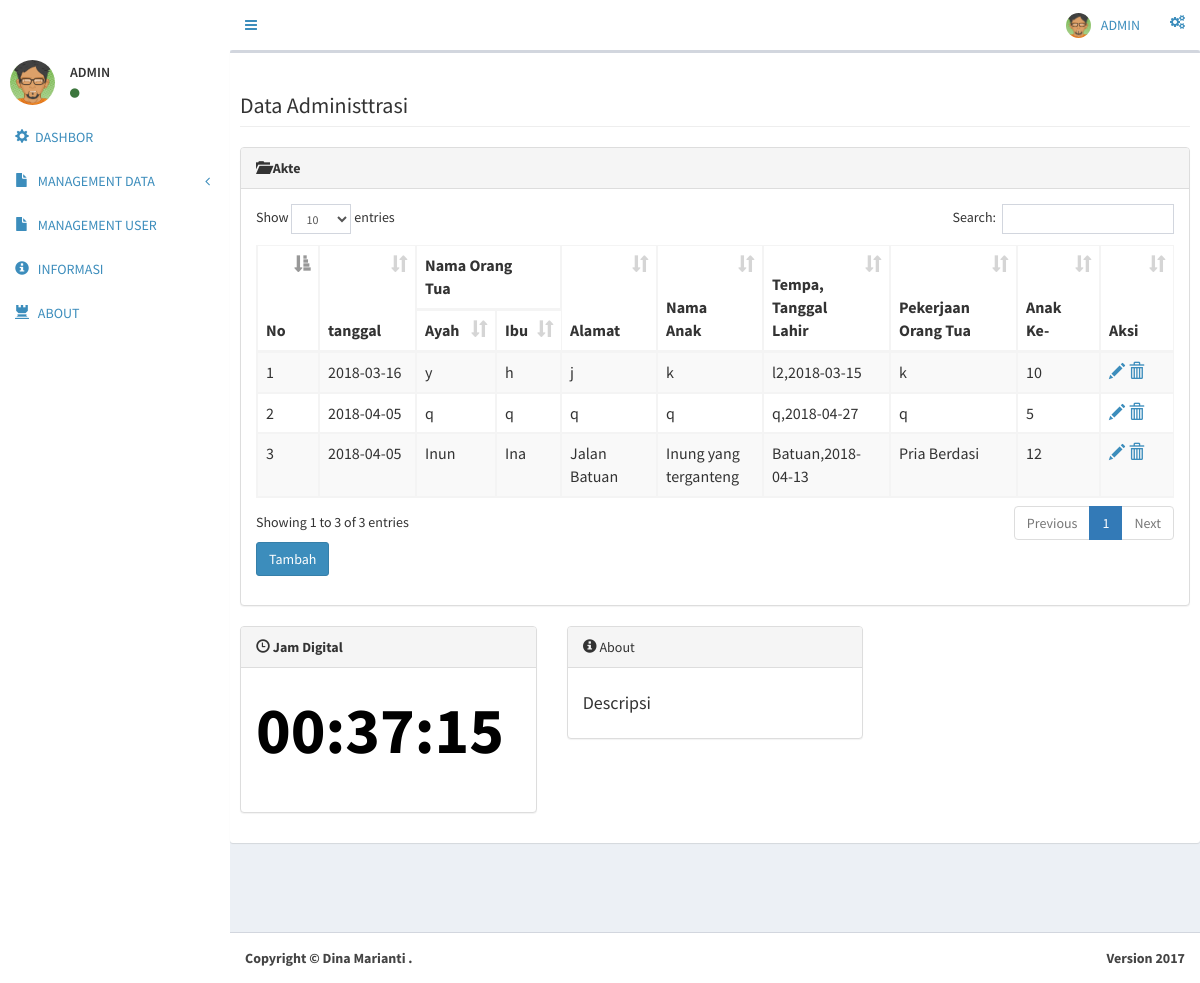
Screenshot of /index.php/admin/C_admin/tabel_akte with the database file from the repository.
### tables this page shows
CREATE TABLE `admin_akte` (
  `no` int(11) NOT NULL,
  `nik` varchar(40) NOT NULL,
  `tgl` date NOT NULL,
  `nama_ayah` varchar(30) NOT NULL,
  `nama_ibu` varchar(30) NOT NULL,
  `alamat` longtext NOT NULL,
  `nama_anak` varchar(30) NOT NULL,
  `tempat_lahir` varchar(40) NOT NULL,
  `tgl_lahir` date NOT NULL,
  `pekerjaan_ortu` varchar(30) NOT NULL,
  `anak_ke` int(11) NOT NULL
);

### application/controllers/admin/C_admin.php (called while the page is built, shortened)
<?php
class C_admin extends CI_Controller
{
	function __construct()
	{
		$this->load->model('admin/M_admin');
	}
    function tabel_akte() {
        $this->load->model('M_admin');
        $temp = $this->M_admin->data_akte();
        $this->load->view('admin/data_administrasi/akte/tabel_akte', ['temp' => $temp]);
    }
}
 ?>

### index.php (called while the page is built, shortened)
<?php
require_once BASEPATH.'core/CodeIgniter.php';

### application/models/admin/M_admin.php (called while the page is built, shortened)
<?php
class M_admin extends CI_Model
{
    public function data_akte() {
        $log = $this->db->get('admin_akte');
        return $log->result();
    }
}
 ?>

### application/views/admin/data_administrasi/akte/tabel_akte.php (the view, shortened to what this page needs)
<html>
<head>
</head>
<body class="hold-transition skin-blue sidebar-mini">
<div class="wrapper">
  <div class="content-wrapper">
          <div class="box">
            <div class="box-header">
            </div>
              <div class="box-body">
                <div class="row">
                    <div class="col-lg-12">
                        <h1 class="page-header">Data Administtrasi</h1>
                    </div>
                </div>
                <div class="row">
                    <div class="col-lg-12">
                        <div class="panel panel-default">
                            <div class="panel-heading">
                                <i class="glyphicon glyphicon-folder-open"></i> <strong>Akte</strong>
                            </div>
                          <div class="panel-body table-responsive">
                              <table id="example" class="table table-striped table-bordered">
                                    <thead>
                                        <tr>
                                            <th rowspan="2">No</th>
                                            <th rowspan="2">tanggal</th>
                                            <th colspan="2">Nama Orang Tua</th>
                                            <th rowspan="2">Alamat</th>
                                            <th rowspan="2">Nama Anak</th>
                                            <th rowspan="2">Tempa, Tanggal Lahir</th>
                                            <th rowspan="2">Pekerjaan Orang Tua</th>
                                            <th rowspan="2">Anak Ke-</th>
                                            <th rowspan="2">Aksi</th>
                                        </tr>
                                        <tr>
                                            <th scope="col">Ayah</th>
                                            <th scope="col">Ibu</th>
                                        </tr>
                                    </thead>
                                    <tbody>
                                        <?php
                                        if (count($temp) < 1) {
                                            ?>
                                            <tr><td colspan="9" align="center">Data Tidak ditemukan</td></tr>
                                            <?php
                                        } else {
                                            $no=0;
                                            foreach ($temp as $tem) {
                                                $no = $no+1;
                                                ?>
                                                <tr>
                                                    <td scope="col"><?php echo $no; ?></td>
                                                    <td scope="col"><?php echo $tem->tgl; ?></td>
                                                    <td scope="col"><?php echo $tem->nama_ayah; ?></td>
                                                    <td scope="col"><?php echo $tem->nama_ibu; ?></td>
                                                    <td scope="col"><?php echo $tem->alamat; ?></td>
                                                    <td scope="col"><?php echo $tem->nama_anak; ?></td>
                                                    <td scope="col"><?php echo $tem->tempat_lahir.','.$tem->tgl_lahir; ?></td>
                                                    <td scope="col"><?php echo $tem->pekerjaan_ortu; ?></td>
                                                    <td scope="col"><?php echo $tem->anak_ke; ?></td>
                                            <td scope="col"><a href="<?php echo base_url().'index.php/admin/C_admin/akte_edit/'.$tem->no;?>"><i class="glyphicon glyphicon-pencil"></i></a>
                                        <a href="<?php echo base_url().'index.php/admin/C_admin/akte_hapus/'.$tem->no;?>"onclick="return confirm('Anda yakin akan menghapus data ini... ?')"><i class="glyphicon glyphicon-trash"></i></a>
                                           </td>
                                            </tr>
                                            <?php
                                        }
                                    }
                                    ?>
                                    </tbody>
                                </table>
                                <?php echo form_open (base_url().'index.php/admin/C_admin/akte', ['class'=>'']); ?>
                                <tr><td colspan="9"><button name="kskadd" class="btn btn-primary" value="tambah">Tambah</button></td></tr>
                                </form>
                        </div>
                        </div>
                    <div class="row">
                        <div class="col-lg-4">
                          <div class="panel panel-default">
                              <div class="panel-heading">
                                  <i class="glyphicon glyphicon-time"></i> <strong>Jam Digital</strong>
                              </div>
                              <div class="panel-body">
                                  <div class="list-group">
                                  </div>
                              </div>
                          </div>
                        </div>
                        <div class="col-lg-4">
                          <div class="panel panel-default">
                            <div class="panel-heading">
                                <i class="glyphicon glyphicon-info-sign"></i> About
                            </div>
                            <div class="panel-body">
                                <div class="timeline-heading">
                                    <h4 class="timeline-title">Descripsi</h4>
                                </div>
                            </div>
                        </div>
                        </div>
                    </div>
            </div>
          </div>
        </div>
      </div>
  </div>
  <footer class="main-footer">
    <div class="pull-right hidden-xs">
      <b>Version 2017</b>
    </div>
    <strong>Copyright &copy; Dina Marianti <a href=""></a>.</strong>
  </footer>
</body>
</html>

### rows the page displays
admin_akte: tgl "2018-03-16", nama_ayah "y", nama_ibu "h", alamat "j", nama_anak "k", tempat_lahir "l2", tgl_lahir "2018-03-15", pekerjaan_ortu "k", anak_ke "10"
admin_akte: tgl "2018-04-05", nama_ayah "q", nama_ibu "q", alamat "q", nama_anak "q", tempat_lahir "q", tgl_lahir "2018-04-27", pekerjaan_ortu "q", anak_ke "5"
admin_akte: tgl "2018-04-05", nama_ayah "Inun", nama_ibu "Ina", alamat "Jalan Batuan", nama_anak "Inung yang terganteng", tempat_lahir "Batuan", tgl_lahir "2018-04-13", pekerjaan_ortu "Pria Berdasi", anak_ke "12"
